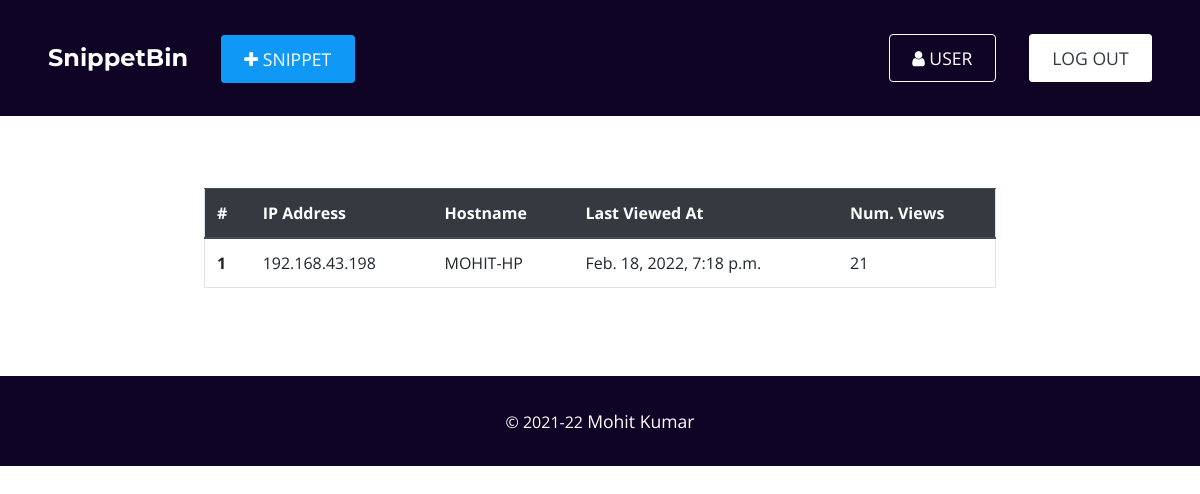
/snippet/9865628efabd45ef8d880db1e994248a/statistics/ (signed in), run on the app's committed database.
### snippet/models.py (models this page shows, shortened)
class SnipetTracker(models.Model):
  id = models.UUIDField(default = uuid.uuid4, unique = True, primary_key = True, editable = False)
  snippet = models.ForeignKey(Snippet, on_delete = models.CASCADE)
  hostname = models.CharField(max_length = 255)
  ip_addr = models.CharField(max_length = 255)
  count = models.IntegerField(default = 0)
  viewed_at = models.DateTimeField(auto_now = True)

### snippet/views.py (the view)
# urls.py: path('<str:sid>/statistics/', views.snippet_statistics_view, name = 'snippet_statitics')
@login_required(login_url = 'account:login')
def snippet_statistics_view(request, sid):
  try:
    snippet_obj = Snippet.objects.get(id = sid)
  except Snippet.DoesNotExist:
    messages.error(request, f'No snippet with id {sid} exists')
    return redirect('home:home')
  except:
    messages.error(request, f'No snippet with id {sid} exists')
    return redirect('home:home')
  stats = snippet_obj.snipettracker_set.all().order_by('-viewed_at')
  context = {'stats': stats}
  return render(request, 'snippet/snippet-stats.html', context)

### snippet/templates/snippet/snippet-stats.html (shortened to what this page needs)
{% extends 'base.html' %}
{% load static %}
{% block content %}
<div class="mk-container">
  <table class="table border">
    <thead class="thead-dark">
      <tr>
        <th scope="col">#</th>
        <th scope="col">IP Address</th>
        <th scope="col">Hostname</th>
        <th scope="col">Last Viewed At</th>
        <th scope="col">Num. Views</th>
      </tr>
    </thead>
    <tbody>
      {% if stats %}
        {% for stat in stats %}
          <tr>
            <th scope="row">{{ forloop.counter }}</th>
            <td>{{ stat.ip_addr }}</td>
            <td>{{ stat.hostname }}</td>
            <td>{{ stat.viewed_at }}</td>
            <td>{{ stat.count }}</td>
          </tr>
        {% endfor %}
      {% else %}
        <tr>
          <td colspan="4">No one have opened this snippet yet</td>
        </tr>
      {% endif %}
    </tbody>
  </table>
</div>
{% endblock content %}

### static/css/style.css (style rules this page uses)
:root { --black: #000000; --black-light: #2c3333; --white: #ffffff; --grey: #f5f5f5; --dark-grey: #aaaaaa; --blue: #1098f7; --pink: #b89e97; --lightpink: #b89e97; --green: #1efc1e; --dark-purple: #0f0326; --red: #ff0000; --font-primary: 'Open Sans', sans-serif; --font-secondary: 'Roboto Slab', serif; --font-fancy: 'Montserrat', sans-serif; }
body { margin: 0; padding: 0; box-sizing: border-box; font-family: var(--font-primary); }
.mk-container { margin: 3rem auto; padding: 1.5rem; width: 70%; }

### data on the page
SnipetTracker: ip_addr "192.168.43.198", hostname "MOHIT-HP", viewed_at "Feb. 18, 2022, 7:18 p.m.", count "21"
